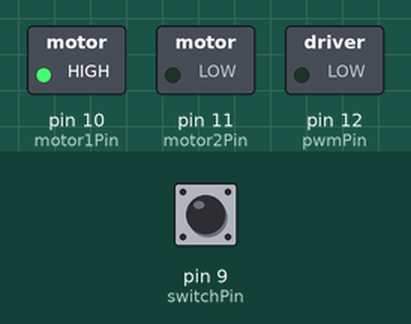
Simulated run of this sketch. Board: Arduino Uno, built with avr-gcc and run on an emulated ATmega328P. On the bench: switched loads named in the sketch (green lamp = pin HIGH). Inputs (shaded band) come from the test bench; at power-on: pin 9 (switchPin) LOW.

Above: at 1.2 s.
1.3 s: pin 9 (switchPin) pulled HIGH for 3.2 s
At 1.7 s:
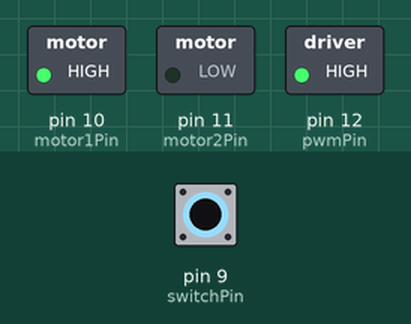
6.8 s: pin 9 (switchPin) pulled HIGH for 0.15 s
At 9.6 s:
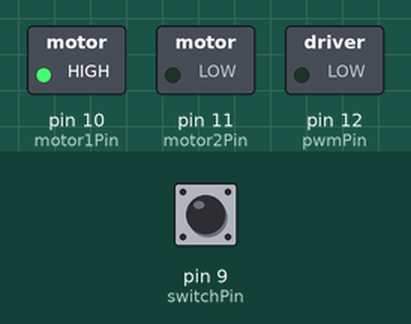
9.9 s: pin 9 (switchPin) pulled HIGH for 1 s
At 10.6 s:
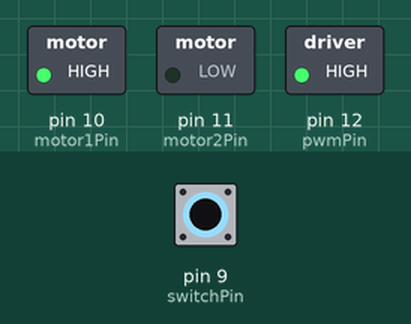
Timing chart, 0 to 13.4 s (numbered marks = the images above; inputs shaded):
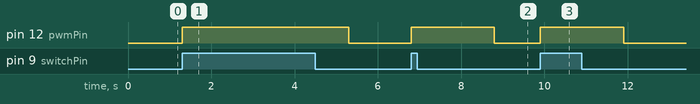

Measured:
- after the input at 1.3 s, pin 12 (pwmPin): LOW → HIGH at once, → LOW 4.0 s later
- after the input at 6.8 s, pin 12 (pwmPin): LOW → HIGH at once, → LOW 2.0 s later
- after the input at 9.9 s, pin 12 (pwmPin): LOW → HIGH at once, → LOW 2.0 s later

The sketch:

sketch_motor.ino
```cpp
const int switchPin = 9;    // switch input
const int motor1Pin = 10;    // Motor driver leg 1 (pin 3, AIN1)
const int motor2Pin = 11;    // Motor driver leg 2 (pin 4, AIN2)
const int pwmPin = 12;       // Motor driver PWM pin

void setup() {
    // set the switch as an input:
    pinMode(switchPin, INPUT);

    // set all the other pins you're using as outputs:
    pinMode(motor1Pin, OUTPUT);
    pinMode(motor2Pin, OUTPUT);
    pinMode(pwmPin, OUTPUT);
    digitalWrite(motor1Pin, HIGH);  // set leg 1 of the motor driver high
    analogWrite(motor2Pin, LOW);
    // set PWM enable pin high so that motor can turn on:
    digitalWrite(pwmPin, LOW);
  }

void loop() {

    // if the switch is high, motor will turn on one direction:
    if (digitalRead(switchPin) == HIGH) {

        Serial.println("high");
        digitalWrite(pwmPin, HIGH);
        delay(2000);
        digitalWrite(pwmPin, LOW);
    }
  }
```
